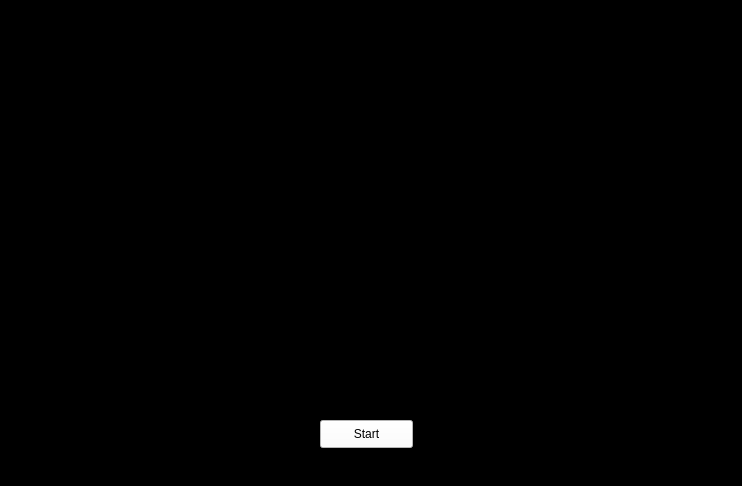
<?xml version="1.0" encoding="UTF-8"?>
<ui version="4.0">
 <class>Template</class>
 <widget class="QMainWindow" name="Template">
  <property name="windowModality">
   <enum>Qt::NonModal</enum>
  </property>
  <property name="geometry">
   <rect>
    <x>0</x>
    <y>0</y>
    <width>742</width>
    <height>486</height>
   </rect>
  </property>
  <property name="windowTitle">
   <string>Face Catcher</string>
  </property>
  <property name="styleSheet">
   <string notr="true">background-color: rgb(0, 0, 0);
border-top-color: rgb(255, 255, 255);</string>
  </property>
  <widget class="QWidget" name="centralwidget">
   <widget class="QWidget" name="verticalLayoutWidget">
    <property name="geometry">
     <rect>
      <x>50</x>
      <y>10</y>
      <width>641</width>
      <height>391</height>
     </rect>
    </property>
    <layout class="QVBoxLayout" name="VertLayout">
     <item>
      <widget class="QLabel" name="ImgLabel">
       <property name="text">
        <string/>
       </property>
      </widget>
     </item>
    </layout>
   </widget>
   <widget class="QPushButton" name="RunButton">
    <property name="geometry">
     <rect>
      <x>320</x>
      <y>420</y>
      <width>93</width>
      <height>28</height>
     </rect>
    </property>
    <property name="styleSheet">
     <string notr="true">background-color: rgb(255, 255, 255);
font: 12pt &quot;Garamond&quot;;</string>
    </property>
    <property name="text">
     <string>Start</string>
    </property>
   </widget>
  </widget>
  <widget class="QStatusBar" name="statusbar"/>
 </widget>
 <resources/>
 <connections/>
</ui>
